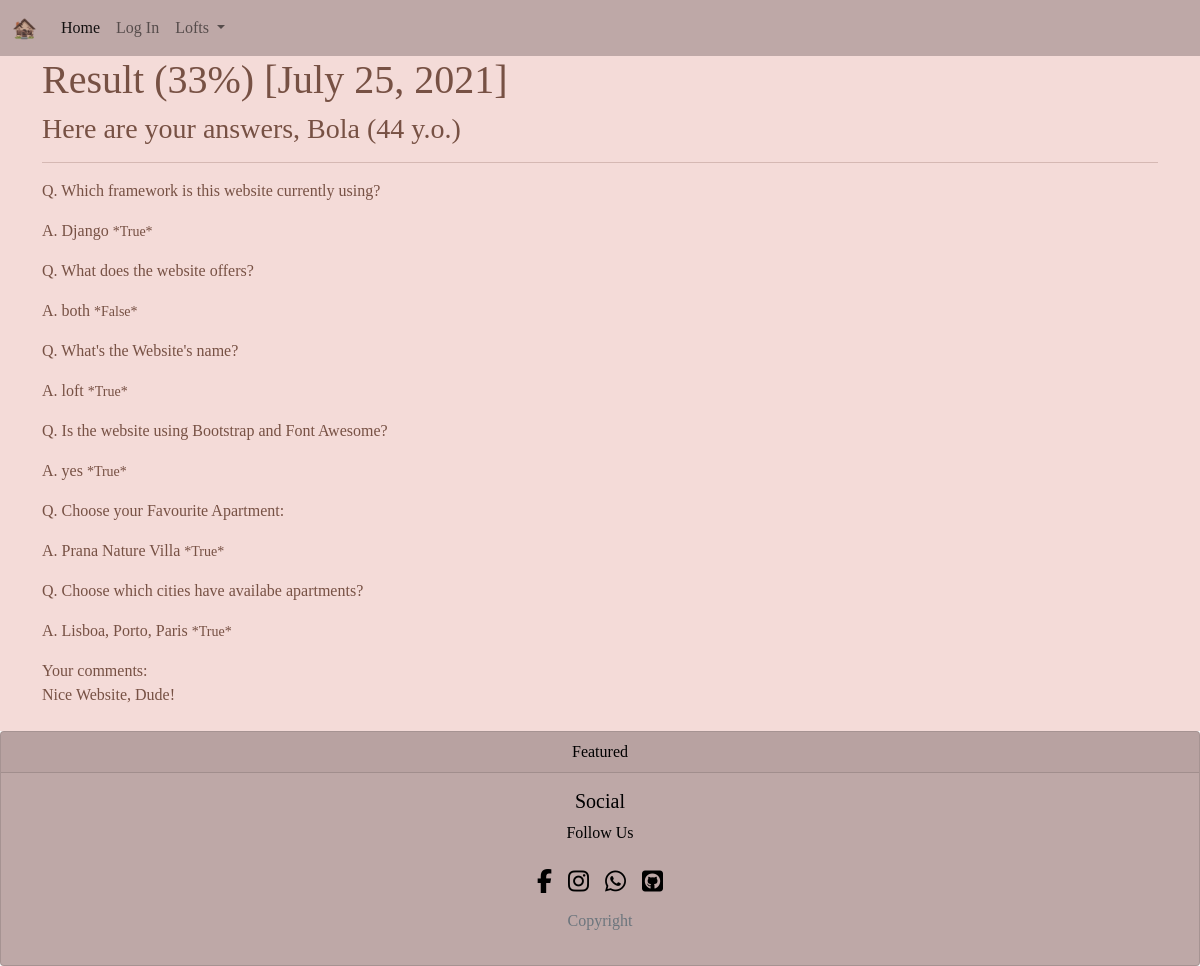
The app's page /quizz_result/14 with its own data.
### loft/models.py (models this page shows, shortened)
class Quizz(models.Model):
    timestamp = models.DateField(auto_now=True)
    score = models.IntegerField()
    username = models.CharField(max_length=50)
    age = models.IntegerField()
    comments = models.CharField(max_length=300)

class Answer(models.Model):
    quizz = models.ForeignKey(Quizz, on_delete=models.CASCADE, related_name="answers")
    question = models.CharField(max_length=250)
    correct = models.BooleanField()
    answer = models.CharField(max_length=300)

### loft/views.py (the view)
# urls.py: path('quizz_result/<int:quizz_id>', views.quizz_result, name="quizz_result"),
def quizz_result(request, quizz_id):
	return render(request, 'loft/results.html', {'quizz': Quizz.objects.get(pk=quizz_id)})

### loft/templates/loft/results.html
{% extends 'loft/base.html' %}
{% block main %}
    <div class="container">
        <h1> Result ({{ quizz.score }}%) [{{ quizz.timestamp }}]</h1>
        <h3>Here are your answers, {{ quizz.username }} ({{ quizz.age }} y.o.)</h3>
        <hr>
        {% for answer in quizz.answers.all %}
            <p>Q. {{ answer.question }}</p>
            <p>A. {{ answer.answer }} <small> *{{ answer.correct }}* </small></p>
        {% endfor %}
        Your comments:
        <p class="m-0 pb-4">{{ quizz.comments }}</p>
    </div>
{% endblock %}

### loft/static/loft/css/base.css (style rules this page uses)
* { scroll-behavior: smooth; box-sizing: border-box; padding: 0; margin: 0; font-family: 'Cormorant Garamond', serif; color: #775144; }

### records on screen
Quizz: score "33", timestamp "July 25, 2021", username "Bola", age "44", comments "Nice Website, Dude!"
Answer: question "Which framework is this website currently using?", answer "Django", correct "True"
Answer: question "What does the website offers?", answer "both", correct "False"
Answer: question "What's the Website's name?", answer "loft", correct "True"
Answer: question "Is the website using Bootstrap and Font Awesome?", answer "yes", correct "True"
Answer: question "Choose your Favourite Apartment:", answer "Prana Nature Villa", correct "True"
Answer: question "Choose which cities have availabe apartments?", answer "Lisboa, Porto, Paris", correct "True"
